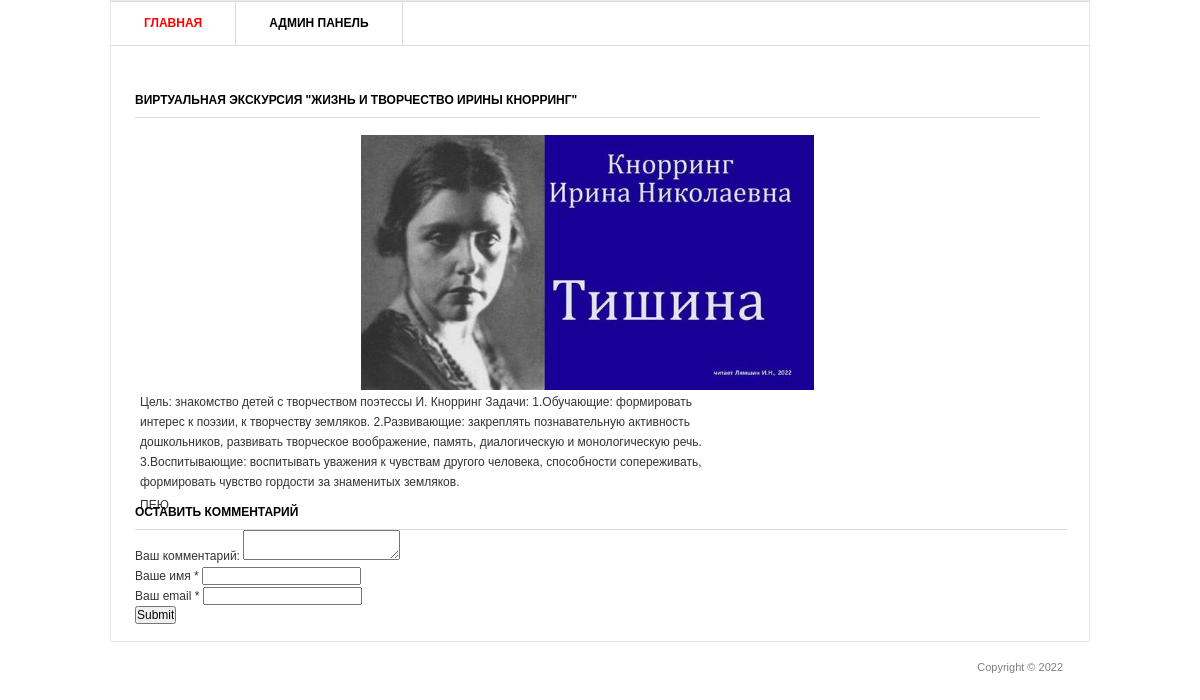
Page /2/ on the committed database.
### blog/models.py (models this page shows, shortened)
class Post(models.Model):
    title = models.CharField('Заголовок записи', max_length=100)
    desciptions=models.TextField('Текст записи')
    author=models.CharField("Имя автора", max_length=100)
    date = models.DateField("Дата публикации")
    img = models.ImageField("Изображения", upload_to="image/%Y")
    class Meta:
        verbose_name="Запись"  "для удобо читаемого единственного имени модели"
        verbose_name_plural="Записи"

### blog/views.py (the view)
# urls.py: path('<int:pk>/',views.PostDetails.as_view()), path("review/<int:pk>/",views.AddComments.as_view(), name="add_comments")]
class PostDetails(View):
    def get(self,request, pk):
        post = Post.objects.get(id=pk)
        return render(request, "blog/blog_detail.html", {'post':post})

### templates/blog/blog_detail.html (shortened to what this page needs)
{% load static %}
<html >
<head>
  <link rel="stylesheet" href= "{% static 'css/style.css' %}" type="text/css" media="all" />
</head>
<body>
<div class="shell">
  <div class="border">
    <div id="navigation">
      <ul>
        <li><a href="/" class="active">Главная</a></li>
        <li><a href="/admin" >Админ панель</a></li>
      </ul>
    </div>
    <div id="main">
      <div id="content" class="left">
        <div class="projects">
          <h3>{{ post.title}}</h3>
          <p align="center">
            <a href="#"><img src="{{post.img.url}}" width="50%" /></a>
          </p>
          <div class="item">
            <div class="image left">
              <div class="text left">
                <p>{{post.desciptions}}</p>
                <p> {{post.author}}</p>
              </div>
            </div>
          </div>
        </div>
      </div>
        <div class="form-comment">
          <h3>Оставить комментарий</h3>
          <div>
            <form action="{% url 'add_comments' post.id %}" method="post">
              <div>
                <label>Ваш комментарий:</label>
                <textarea name="text_comments"></textarea>
              </div>
              <div>
                <label>Ваше имя *</label>
                <input type="text" name="name">
              </div>
              <div>
                <label>Ваш email *</label>
                <input type="email" name="email">
              </div>
              <div>
                <input type="submit">
              </div>
            </form>
          </div>
        </div>
    </div>
  </div>
  <div id="footer">
    <p class="copy right">Copyright &copy;  2022 </p>
  </div>
</div>
</body>
</html>

### static/css/style.css (style rules this page uses)
* { margin: 0; padding: 0; outline:0; }
body { font-size: 12px; line-height: 20px; font-family: Georgia, Arial, Helvetica, Sans-Serif; color: #333; background: url() repeat 0 0; }
a { color: #ff0000; text-decoration: none; cursor:pointer; }
a img { border: 0; }
input, textarea, select { font-family: Arial, Helvetica, sans-serif; font-size:12px; }
textarea { overflow:auto; }
.left, .alignleft { float: left; display: inline; }
.right, .alignright { float: right; display: inline; }
.shell { width: 980px; margin: 0 auto; }
.border { border: 1px solid #e8e8e8; background: #fff; position: relative; }
#navigation { height: 43px; border-top: 1px solid #dbdbdb; border-bottom: 1px solid #dbdbdb; }
#navigation ul { list-style: none; }
#navigation ul li { float: left; height: 43px; border-right: 1px solid #dbdbdb; font-size: 12px; line-height: 43px; font-weight: bold; text-transform: uppercase; }
#navigation ul li a { float: left; height: 43px; color: #000; padding: 0 33px; }
#navigation ul li a:hover, #navigation ul li a.active { color: #ff0000; text-decoration: none; }
#main { width: 932px; padding: 37px 24px 17px 24px; }
#main h3 { font-size: 12px; line-height: 15px; color: #000; text-transform: uppercase; border-bottom: 1px solid #dbdbdb; padding: 0 0 9px 0; }
#content { width: 905px; }
.projects { padding: 10px 0 0 0; }
.projects h3 { margin: 0 0 17px 0; }
.projects .item { margin: 0 0 28px 0; }
.projects .image { width: 183px; height: 111px; border: 0px solid #dbdbdb; padding: 2px; margin: 0 20px 0 3px; }
.projects .text { width: 600px; }
.projects .text p { padding: 0 0 3px 0; }
#footer { font-family: Arial, sans-serif; font-size: 11px; line-height: 14px; color: #7f7f7f; padding: 18px 27px 20px 38px; }

### rows in the picture
Post: title "ВИРТУАЛЬНАЯ ЭКСКУРСИЯ \"ЖИЗНЬ И ТВОРЧЕСТВО ИРИНЫ КНОРРИНГ\"", img (picture), desciptions "Цель: знакомство детей с творчеством поэтессы И. Кнорринг Задачи: 1.Обучающие: формировать интерес к поэзии, к творчеству земляков. 2.Развивающие: закреплять познавательную активность дошкольников, развивать творческое воображение, память, диалогическую и монологическую речь. 3.Воспитывающие: воспитывать уважения к чувствам другого человека, способности сопереживать, формировать чувство гордости за знаменитых земляков.", author "ПЕЮ"
